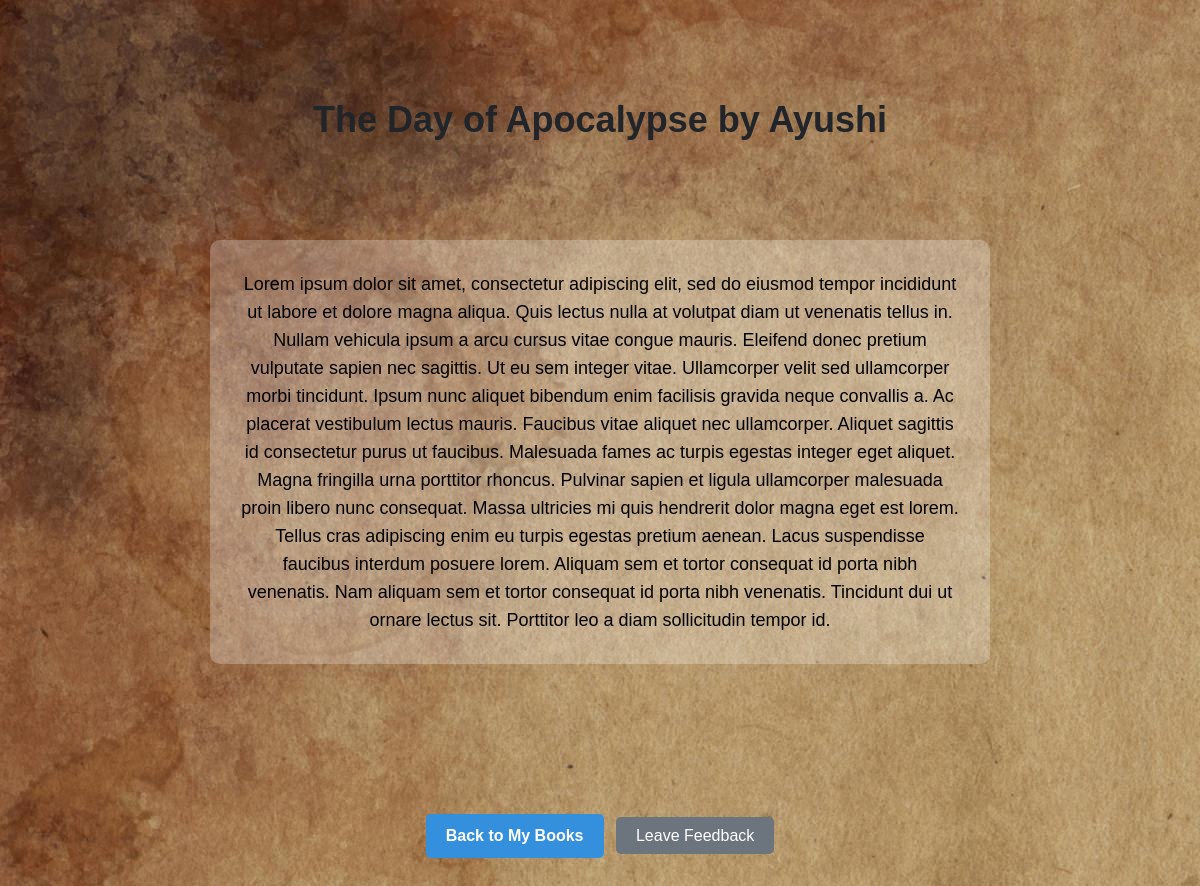
The app's page /read_book/1 with its own data.
### app.py (models this page shows)
class Book(db.Model):
    id = db.Column(db.Integer, primary_key=True)
    title = db.Column(db.String(100), nullable=False)
    author = db.Column(db.String(100), nullable=False)
    content = db.Column(db.Text)
    genre_id = db.Column(db.Integer, db.ForeignKey('genre.id'), nullable=True)
    requests = db.relationship('Request', backref='books_relationship', lazy=True)
    feedback = db.relationship('Feedback', backref='books_feedback_relationship', lazy=True)
    genre = db.relationship('Genre', backref='books_genres_relationship', lazy=True)

### app.py (the view)
@app.route('/read_book/<int:book_id>', methods=['GET'])
def read_book(book_id):
    book = Book.query.get(book_id)
    if book:
        return render_template('read_book.html', book=book)
    else:
        flash('Book not found.', 'danger')
        return redirect(url_for('dashboard_user'))

### app.py (called while the page is built)
    @app.context_processor
    def utility_processor():
        def convert_to_ist(time):
            utc_time = time.replace(tzinfo=pytz.UTC)
            ist_time = utc_time.astimezone(pytz.timezone('Asia/Kolkata'))
            return ist_time
        return dict(convert_to_ist=convert_to_ist)

### templates/read_book.html (shortened to what this page needs)
{% extends 'base.html' %}
{% block content %}
    <div class="container text-center ">
        <h1 class="text-4xl font-extrabold mb-4 book-title text-black-300">{{ book.title }} by <span class="text-black-300">{{ book.author }}</span></h1>
        <div class="mb-8">
            <p class="text-lg book-container ">{{ book.content }}</p>
        </div>
        <a href="{{ url_for('dashboard_user') }}" class="btn-primary mr-2">Back to My Books</a>
        <a href="{{ url_for('feedback', book_id=book.id) }}" class="btn-secondary">Leave Feedback</a>
    </div>
{% endblock %}

### static/style.css (style rules this page uses)
body { margin: 20px; }
.btn-primary, .btn-success { display: inline-block; padding: 10px 20px; margin: 0 10px 10px 0; text-decoration: none; color: #fff; border-radius: 5px; font-weight: bold; cursor: pointer; }
.btn-primary { background-color: #007bff; }
body { font-family: 'Arial', sans-serif; background-color: #f8f8f8; margin: 0; }
.container { max-width: 800px; margin: auto; }
.btn-primary, .btn-success, .btn-danger, .btn-logout { display: inline-block; padding: 10px 20px; font-size: 16px; font-weight: bold; text-align: center; text-decoration: none; border-radius: 5px; cursor: pointer; transition: background-color 0.3s ease; }
.btn-primary { background-color: #4F46E5; color: #fff; }

### templates/read_book.html (style rules this page uses)
body { background-image: url('/static/images/pexels-pixabay-235985.jpg'); background-color: #13024f; font-family: 'Arial', sans-serif; margin: 0; padding: 0; }
.book-title { margin-top: 100px; }
.book-container { background-size: cover; background-color: rgba(255, 255, 255, 0.25); color: #000000; padding: 30px; margin-left: auto; margin-right: auto; border-radius: 10px; margin-top: 100px; margin-bottom: 150px; align-items: center; justify-content: center; max-width: 80%; }
.btn-primary { background-color: #3490dc; color: #fff; padding: 10px 20px; margin-bottom: 50px; text-decoration: none; border-radius: 5px; transition: background-color 0.3s; cursor: pointer; }
.btn-secondary { background-color: #6c757d; color: #fff; padding: 10px 20px; margin-bottom: 50px; text-decoration: none; border-radius: 5px; transition: background-color 0.3s; cursor: pointer; }

### records on screen
Book: title "The Day of Apocalypse", author "Ayushi", content "Lorem ipsum dolor sit amet, consectetur adipiscing elit, sed do eiusmod tempor incididunt ut labore et dolore magna aliqua. Quis lectus nulla at volutpat diam ut venenatis tellus in. Nullam vehicula ipsum a arcu cursus vitae congue mauris. Eleifend donec pretium vulputate sapien nec sagittis. Ut eu sem integer vitae. Ullamcorper velit sed ullamcorper morbi tincidunt. Ipsum nunc aliquet bibendum enim facilisis gravida neque convallis a. Ac placerat vestibulum lectus mauris. Faucibus vitae aliquet nec ullamcorper. Aliquet sagittis id consectetur purus ut faucibus. Malesuada fames ac turpis egestas integer eget aliquet. Magna fringilla urna porttitor rhoncus. Pulvinar sapien et ligula…"
